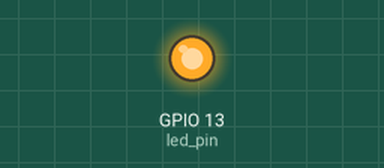
This sketch was run on a simulated ESP32. On the bench: output pins drawn as LEDs (lit = HIGH). What the sketch prints to the serial monitor is not drawn.

Above: at 0.02 s.
At 10.09 s:
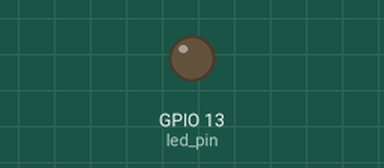
Timing chart, 0 to 10.4 s (numbered marks = the images above):
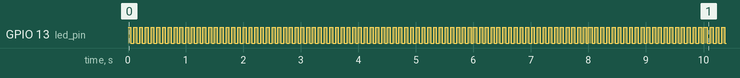

Measured:
- by itself, GPIO 13 (led_pin): moves between LOW and HIGH, repeating every 7.8 s

The sketch:

free-rtos-led-blink.ino
```cpp
#if CONFIG_FREERTOS_UNICORE //
static const BaseType_t app_cpu = 0;
#else
static const BaseType_t app_cpu = 1;
#endif


static const int rate_1 = 1000;  // ms
static const int rate_2 = 50;  // ms


static const int led_pin = 13;

void toggleLED_1(void *parameter) {
  while(1) {
    digitalWrite(led_pin, HIGH);
    Serial.println("LED 1 is on");
    vTaskDelay(rate_1 / portTICK_PERIOD_MS);
    digitalWrite(led_pin, LOW);
    Serial.println("LED 1 is off");
    vTaskDelay(rate_1 / portTICK_PERIOD_MS);
  }
}


void toggleLED_2(void *parameter) {
  while(1) {
    digitalWrite(led_pin, HIGH);
    Serial.println("LED 2 is on");
    vTaskDelay(rate_2 / portTICK_PERIOD_MS);
    digitalWrite(led_pin, LOW);
    Serial.println("LED 2 is off");
    vTaskDelay(rate_2 / portTICK_PERIOD_MS);
  }
}

void setup() {
  Serial.begin(9600);

  pinMode(led_pin, OUTPUT);


  xTaskCreatePinnedToCore(  // Use xTaskCreate() in vanilla FreeRTOS
              toggleLED_1,  // Function to be called
              "Toggle 1",   // Name of task
              1024,         // Stack size (bytes in ESP32, words in FreeRTOS)
              NULL,         // Parameter to pass to function
              1,            // Task priority (0 to configMAX_PRIORITIES - 1)
              NULL,         // Task handle
              app_cpu);     // Run on one core for demo purposes (ESP32 only)

  xTaskCreatePinnedToCore(toggleLED_2,"Toggle 2",1024,NULL,1,NULL,app_cpu);
  }
void loop(){}
```
